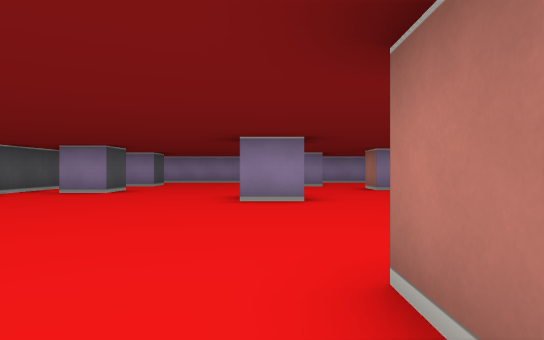
View 1 (above)

16 first-person views from a walk through a cub3D maze. The camera is about half as high as the walls, looks level and sees 75° across. The floor is counted in squares. Each view is taken from the middle of a square. On the plan, view 1 faces up. The plan holds only what a view shows up to about 9 squares ahead; the rest is blank.

View 2
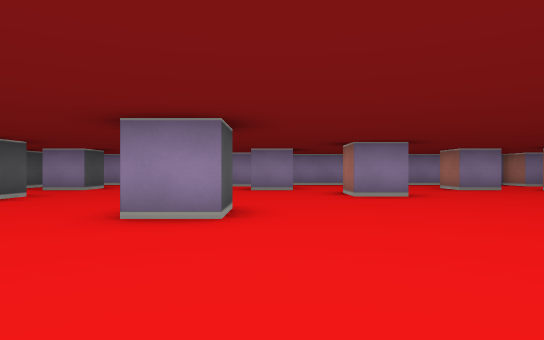

View 3
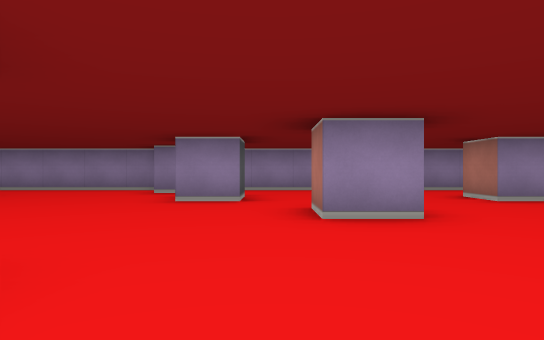

View 4
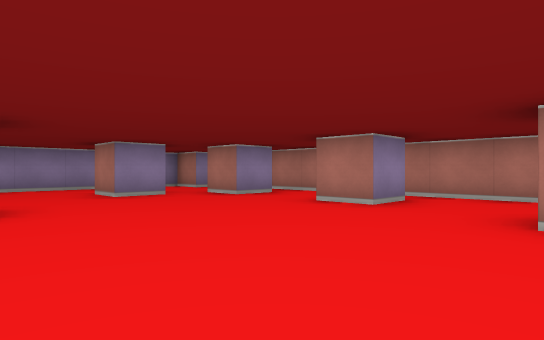

View 5
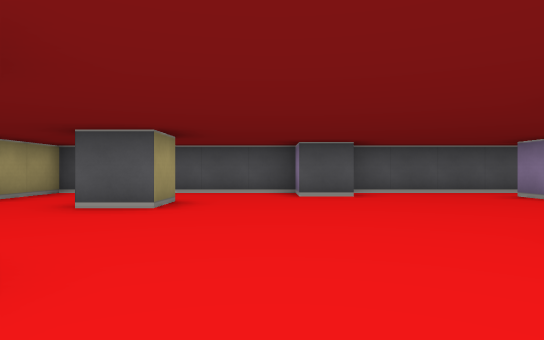

View 6
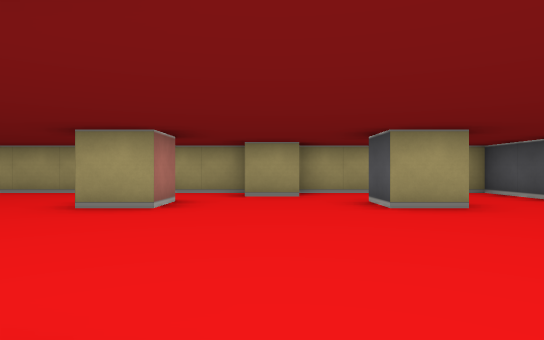

View 7
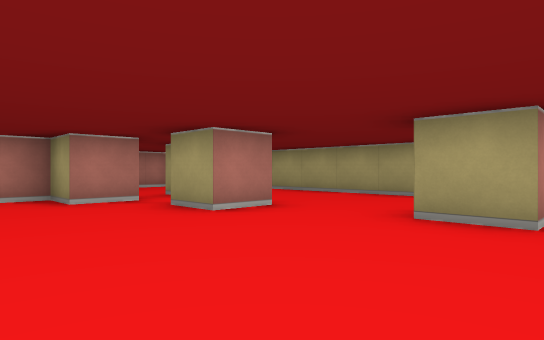

View 8
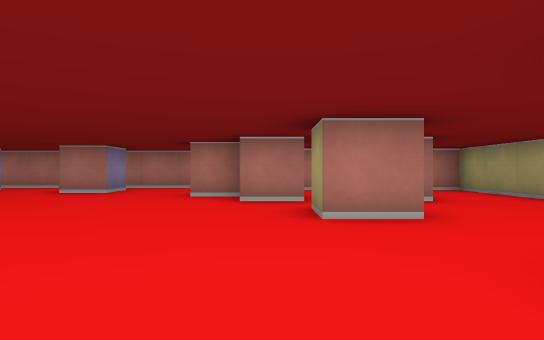

View 9
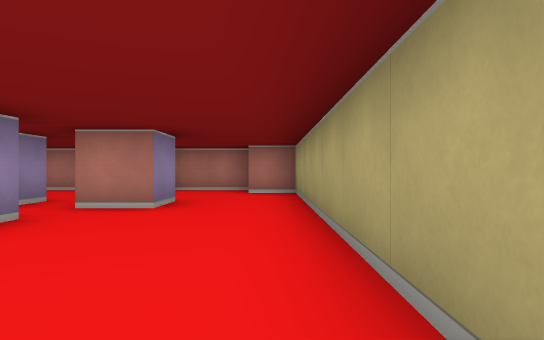

View 10
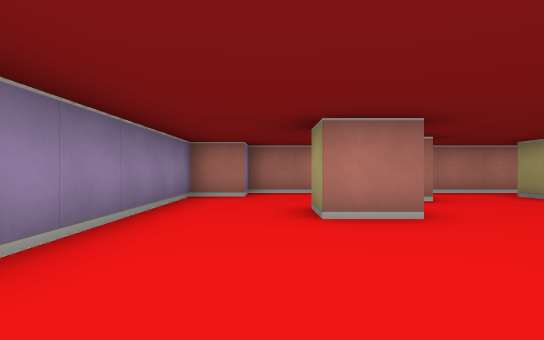

View 11
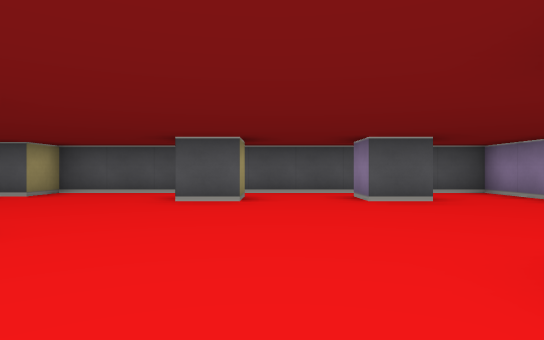

View 12
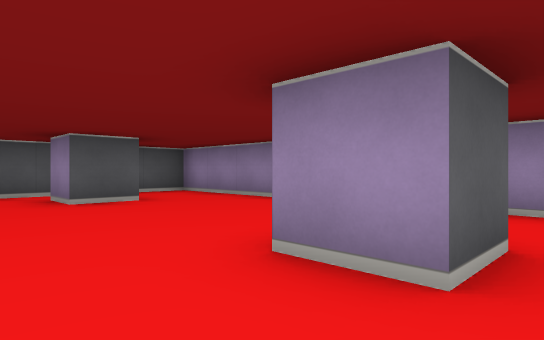

View 13
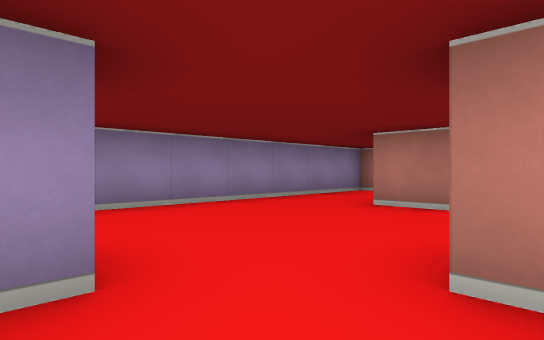

View 14
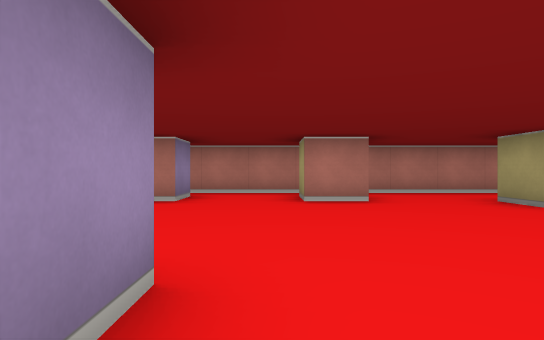

View 15
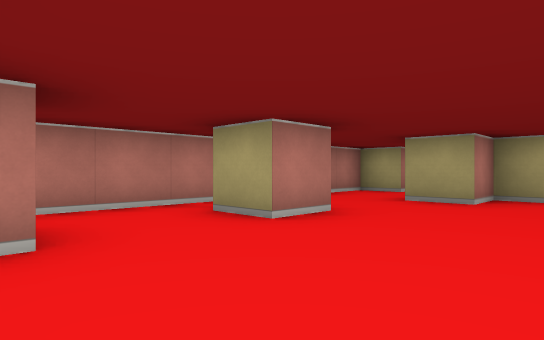

View 16
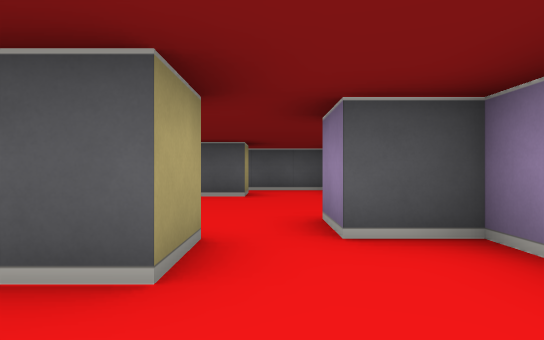

### Floor plan
Points are (right, up) in squares from view 1. A wall is a line through its corners. A room is listed if a view was taken in it or the views show most of it. See-through windows are left out.
Room 1 (views 1, 2, 3, 4, 5, 6, 7, 8, 9, 10, 11, 12, 13, 14, 15, 16)
walls: (0.5, 6.5) (0.5, 5.5) (-0.5, 5.5); (3.6, 8.5) (2.5, 8.5) (2.5, 9.5); (3.5, 1.5) (3.5, 2.5) (4.5, 2.5); (5.5, 2.4) (5.5, 3.5) (6.5, 3.5) (6.5, 4.5) (7.5, 4.5); (0.5, 0.5) (0.5, 1.5) (1.5, 1.5); (0.5, 11.5) (1.5, 11.5) (1.5, 10.5) (0.5, 10.5); (6.5, 2.5) (5.9, 2.5); (6.6, 10.5) (5.5, 10.5) (5.5, 11.5) (6.5, 11.5); (8.5, 6.5) (7.5, 6.5) (7.5, 7.5) (8.5, 7.5); (-4.4, 8.5) (-3.5, 8.5) (-3.5, 7.5) (-4.5, 7.5); (-3.5, 1.5) (-2.5, 1.5) (-2.5, 0.5); (6.5, 0.5) (5.5, 0.5) (5.5, 1.5); (8.5, 9.5) (7.5, 9.5) (7.5, 10.5); (-1.6, -0.5) (-0.5, -0.5); (8.5, 2) (8.5, 2.5) (9.5, 2.5) (9.5, 12.5) (8.5, 12.5) (8.5, 13.5) (0.5, 13.5) (0.5, 12.5) (-0.5, 12.5); (-0.5, -1.5) (8.5, -1.5) (8.5, -0.5); (-0.8, 13.5) (-5.5, 13.5) (-5.5, 4.5) (-4.5, 4.5) (-4.5, 3.5) (-5.5, 3.5) (-5.5, -1.5) (-1.5, -1.5); (-4.5, 11.5) (-3.5, 11.5) (-3.5, 10.5) (-4.5, 10.5); (9.5, -0.5) (9.5, 1.4)

Positions as (right, up) in squares from view 1, and headings:
1: (0, 0), facing up
2: (1, 2), facing up
3: (2, 5), facing up
4: (3, 4), facing up-right
5: (2, 3), facing left
6: (-1, 6), facing down
7: (0, 5), facing down-right
8: (0, 3), facing right
9: (1, -1), facing right
10: (2, 12), facing right
11: (2, 9), facing left
12: (2, 9), facing up-left
13: (1, 9), facing up-right
14: (2, 8), facing right
15: (5, 10), facing down-right
16: (3, 12), facing left
